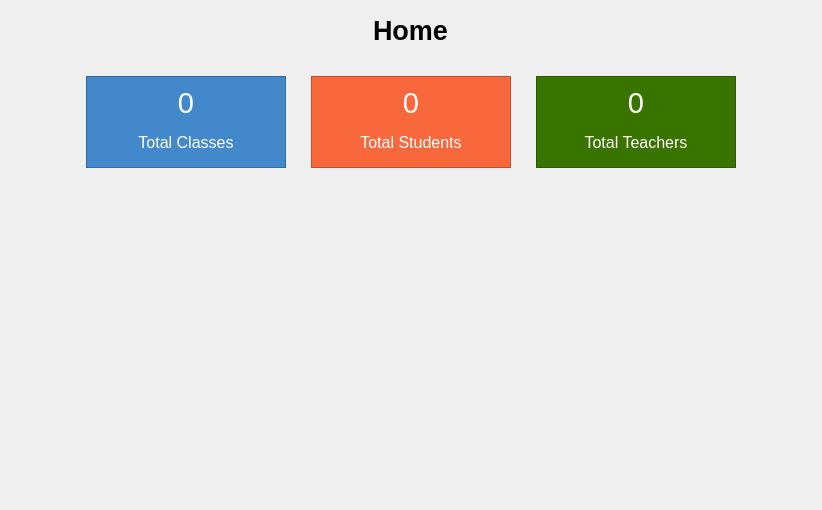
<?xml version="1.0" encoding="UTF-8"?>
<ui version="4.0">
 <class>PageHomeForm</class>
 <widget class="QWidget" name="PageHomeForm">
  <property name="geometry">
   <rect>
    <x>0</x>
    <y>0</y>
    <width>822</width>
    <height>510</height>
   </rect>
  </property>
  <property name="windowTitle">
   <string/>
  </property>
  <property name="styleSheet">
   <string notr="true">#frClasses {
	background-color: rgb(68, 136, 204);
	
}

#frStudents {
	background-color: rgb(248, 104, 60);
}

#frTeachers {
	background-color: rgb(58, 116, 0);
}

#frClasses QLabel,
#frStudents QLabel,
#frTeachers QLabel {
	color: white;
}</string>
  </property>
  <layout class="QVBoxLayout" name="verticalLayout_4">
   <property name="spacing">
    <number>30</number>
   </property>
   <property name="topMargin">
    <number>15</number>
   </property>
   <item alignment="Qt::AlignHCenter">
    <widget class="QLabel" name="lblTitle">
     <property name="font">
      <font>
       <pointsize>20</pointsize>
       <weight>75</weight>
       <bold>true</bold>
      </font>
     </property>
     <property name="text">
      <string>Home</string>
     </property>
    </widget>
   </item>
   <item>
    <layout class="QHBoxLayout" name="horizontalLayout">
     <property name="spacing">
      <number>25</number>
     </property>
     <item>
      <spacer name="horizontalSpacer">
       <property name="orientation">
        <enum>Qt::Horizontal</enum>
       </property>
       <property name="sizeHint" stdset="0">
        <size>
         <width>40</width>
         <height>20</height>
        </size>
       </property>
      </spacer>
     </item>
     <item>
      <widget class="QFrame" name="frClasses">
       <property name="sizePolicy">
        <sizepolicy hsizetype="Fixed" vsizetype="Fixed">
         <horstretch>0</horstretch>
         <verstretch>0</verstretch>
        </sizepolicy>
       </property>
       <property name="minimumSize">
        <size>
         <width>200</width>
         <height>92</height>
        </size>
       </property>
       <property name="maximumSize">
        <size>
         <width>200</width>
         <height>92</height>
        </size>
       </property>
       <property name="frameShape">
        <enum>QFrame::StyledPanel</enum>
       </property>
       <property name="frameShadow">
        <enum>QFrame::Raised</enum>
       </property>
       <layout class="QVBoxLayout" name="verticalLayout">
        <item>
         <widget class="QLabel" name="lblTotalClasses">
          <property name="font">
           <font>
            <pointsize>22</pointsize>
           </font>
          </property>
          <property name="text">
           <string notr="true">0</string>
          </property>
          <property name="alignment">
           <set>Qt::AlignCenter</set>
          </property>
         </widget>
        </item>
        <item>
         <widget class="QLabel" name="label_2">
          <property name="font">
           <font>
            <pointsize>12</pointsize>
           </font>
          </property>
          <property name="text">
           <string>Total Classes</string>
          </property>
          <property name="alignment">
           <set>Qt::AlignCenter</set>
          </property>
         </widget>
        </item>
       </layout>
      </widget>
     </item>
     <item>
      <widget class="QFrame" name="frStudents">
       <property name="sizePolicy">
        <sizepolicy hsizetype="Fixed" vsizetype="Fixed">
         <horstretch>0</horstretch>
         <verstretch>0</verstretch>
        </sizepolicy>
       </property>
       <property name="minimumSize">
        <size>
         <width>200</width>
         <height>92</height>
        </size>
       </property>
       <property name="maximumSize">
        <size>
         <width>200</width>
         <height>92</height>
        </size>
       </property>
       <property name="frameShape">
        <enum>QFrame::StyledPanel</enum>
       </property>
       <property name="frameShadow">
        <enum>QFrame::Raised</enum>
       </property>
       <layout class="QVBoxLayout" name="verticalLayout_2">
        <item>
         <widget class="QLabel" name="lblTotalStudents">
          <property name="font">
           <font>
            <pointsize>22</pointsize>
           </font>
          </property>
          <property name="text">
           <string notr="true">0</string>
          </property>
          <property name="alignment">
           <set>Qt::AlignCenter</set>
          </property>
         </widget>
        </item>
        <item>
         <widget class="QLabel" name="label_4">
          <property name="font">
           <font>
            <pointsize>12</pointsize>
           </font>
          </property>
          <property name="text">
           <string>Total Students</string>
          </property>
          <property name="alignment">
           <set>Qt::AlignCenter</set>
          </property>
         </widget>
        </item>
       </layout>
      </widget>
     </item>
     <item>
      <widget class="QFrame" name="frTeachers">
       <property name="sizePolicy">
        <sizepolicy hsizetype="Fixed" vsizetype="Fixed">
         <horstretch>0</horstretch>
         <verstretch>0</verstretch>
        </sizepolicy>
       </property>
       <property name="minimumSize">
        <size>
         <width>200</width>
         <height>92</height>
        </size>
       </property>
       <property name="maximumSize">
        <size>
         <width>200</width>
         <height>92</height>
        </size>
       </property>
       <property name="frameShape">
        <enum>QFrame::StyledPanel</enum>
       </property>
       <property name="frameShadow">
        <enum>QFrame::Raised</enum>
       </property>
       <layout class="QVBoxLayout" name="verticalLayout_3">
        <item>
         <widget class="QLabel" name="lblTotalTeachers">
          <property name="font">
           <font>
            <pointsize>22</pointsize>
           </font>
          </property>
          <property name="text">
           <string notr="true">0</string>
          </property>
          <property name="alignment">
           <set>Qt::AlignCenter</set>
          </property>
         </widget>
        </item>
        <item>
         <widget class="QLabel" name="label_6">
          <property name="font">
           <font>
            <pointsize>12</pointsize>
           </font>
          </property>
          <property name="text">
           <string>Total Teachers</string>
          </property>
          <property name="alignment">
           <set>Qt::AlignCenter</set>
          </property>
         </widget>
        </item>
       </layout>
      </widget>
     </item>
     <item>
      <spacer name="horizontalSpacer_2">
       <property name="orientation">
        <enum>Qt::Horizontal</enum>
       </property>
       <property name="sizeHint" stdset="0">
        <size>
         <width>40</width>
         <height>20</height>
        </size>
       </property>
      </spacer>
     </item>
    </layout>
   </item>
   <item>
    <spacer name="verticalSpacer">
     <property name="orientation">
      <enum>Qt::Vertical</enum>
     </property>
     <property name="sizeHint" stdset="0">
      <size>
       <width>20</width>
       <height>336</height>
      </size>
     </property>
    </spacer>
   </item>
  </layout>
 </widget>
 <resources/>
 <connections/>
</ui>
